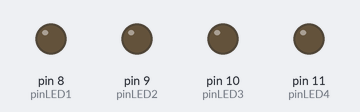
A sketch run on a simulated Arduino Uno, built with avr-gcc and run on an emulated ATmega328P. Parts: output pins drawn as LEDs (lit = HIGH).

Above: at 0.9 s.
At 2.8 s:
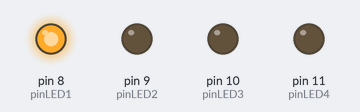
At 4.7 s:
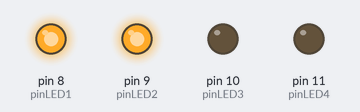
At 6.5 s:
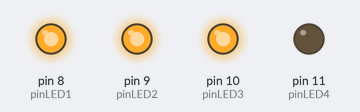
At 8.4 s:
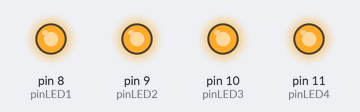
Timing chart, 0 to 12.2 s (numbered marks = the images above):
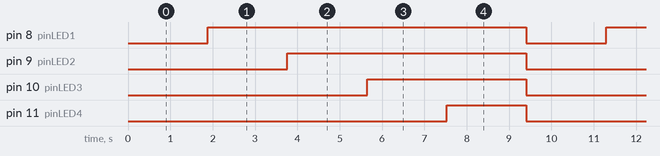

Measured:
- by itself, pin 8 (pinLED1): alternates HIGH for 7.5 s and LOW for 1.9 s
- by itself, pin 9 (pinLED2): alternates HIGH for 5.6 s and LOW for 3.8 s
- by itself, pin 10 (pinLED3): alternates HIGH for 3.8 s and LOW for 5.6 s
- by itself, pin 11 (pinLED4): alternates HIGH for 1.9 s and LOW for 7.5 s

The sketch:

ledanimation.ino
```cpp
const int pinLED1 = 8;
const int pinLED2 = 9;
const int pinLED3 = 10;
const int pinLED4 = 11;

void setup() {
 pinMode(pinLED1, OUTPUT);
 pinMode(pinLED2, OUTPUT);
 pinMode(pinLED3, OUTPUT);
 pinMode(pinLED4, OUTPUT);

}

void loop() {
  for(int i=0; i<5; i++){
  if(i==1){

  digitalWrite(pinLED1, HIGH);
  digitalWrite(pinLED2, LOW);
  digitalWrite(pinLED3, LOW);
  digitalWrite(pinLED4, LOW);
  }else if(i==2){

  digitalWrite(pinLED1, HIGH);
  digitalWrite(pinLED2, HIGH);
  digitalWrite(pinLED3, LOW);
  digitalWrite(pinLED4, LOW);
  }else if(i==3){

  digitalWrite(pinLED1, HIGH);
  digitalWrite(pinLED2, HIGH);
  digitalWrite(pinLED3, HIGH);
  digitalWrite(pinLED4, LOW);
  }else if(i==4){

  digitalWrite(pinLED1, HIGH);
  digitalWrite(pinLED2, HIGH);
  digitalWrite(pinLED3, HIGH);
  digitalWrite(pinLED4, HIGH);
  }else{
  // Turn off all LEDs
  digitalWrite(pinLED1, LOW);
  digitalWrite(pinLED2, LOW);
  digitalWrite(pinLED3, LOW);
  digitalWrite(pinLED4, LOW);
  }
  // delay for 1.882 seconds
  delay(1882);
  }
}
```
